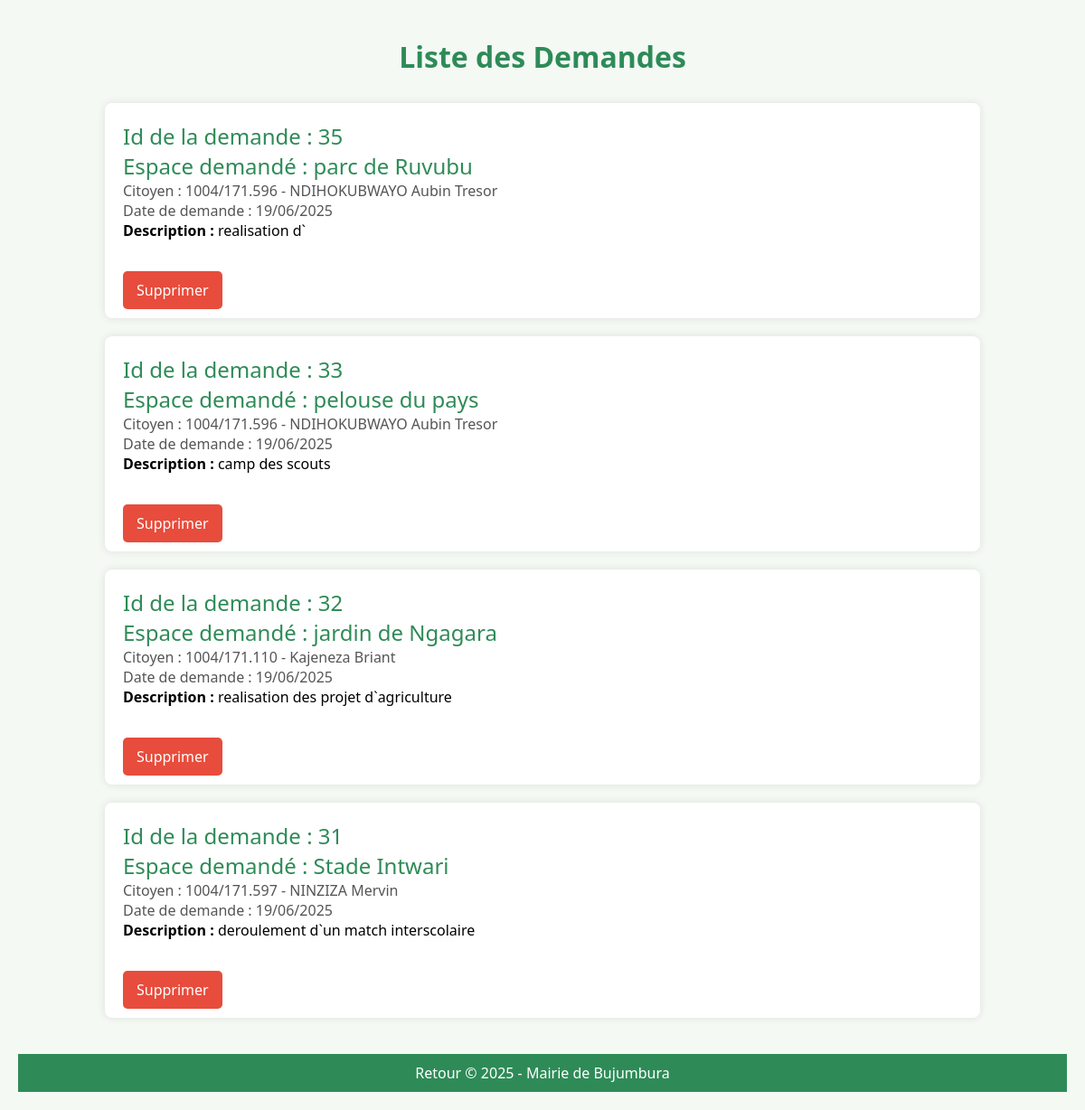
Page /AffichDem.php on the committed database.
### tables this page shows
CREATE TABLE IF NOT EXISTS `demande_utilisation` (
  `Id_Demande` int NOT NULL AUTO_INCREMENT,
  `Date_Demande` timestamp NULL DEFAULT CURRENT_TIMESTAMP,
  `Id_Espace` int DEFAULT NULL,
  `Matricul` varchar(20) DEFAULT NULL,
  `Description` varchar(100) DEFAULT NULL,
  PRIMARY KEY (`Id_Demande`),
  KEY `Id_Espace` (`Id_Espace`),
  KEY `Matricul` (`Matricul`)
);

CREATE TABLE IF NOT EXISTS `espaces_verts` (
  `Id_Espace` int NOT NULL AUTO_INCREMENT,
  `Nom` varchar(100) DEFAULT NULL,
  `Localisation` varchar(150) DEFAULT NULL,
  `Superficie` decimal(10,2) DEFAULT NULL,
  `Type_espace` varchar(50) NOT NULL,
  `disponibilite` varchar(255) NOT NULL,
  `description` varchar(255) NOT NULL,
  PRIMARY KEY (`Id_Espace`)
);

CREATE TABLE IF NOT EXISTS `citoyen` (
  `Matricul` varchar(20) NOT NULL,
  `Nom` varchar(50) DEFAULT NULL,
  `Prenom` varchar(50) DEFAULT NULL,
  `Email` varchar(100) DEFAULT NULL,
  `Telephone` varchar(20) DEFAULT NULL,
  `Adresse` varchar(100) DEFAULT NULL,
  `MotDePasse` varchar(255) DEFAULT NULL,
  `DateNaissance` date DEFAULT NULL,
  PRIMARY KEY (`Matricul`)
);

### AffichDem.php (the view, shortened to what this page needs)
<?php
$bdd = new PDO('mysql:host=localhost;dbname=gestion_espaces_verts', 'root', '');
?>
<!DOCTYPE html>
<html lang="en">
<head>
</head>
<body>
<h1>Liste des Demandes </h1>
<?php
$AffichageEspaces = $bdd->query('
    SELECT demande_utilisation.Id_Demande, espaces_verts.Nom AS EspaceNom,
           demande_utilisation.Matricul, demande_utilisation.Date_Demande,
           demande_utilisation.Description, citoyen.Nom AS CitoyenNom,
           citoyen.Prenom AS CitoyenPrenom
    FROM demande_utilisation
    INNER JOIN espaces_verts ON espaces_verts.Id_Espace = demande_utilisation.Id_Espace
    INNER JOIN citoyen ON citoyen.Matricul = demande_utilisation.Matricul
    ORDER BY Id_Demande DESC
');
while ($affichageData = $AffichageEspaces->fetch()) {
?>
<div class="card">
    <div class="event-title">Id de la demande : <?php echo $affichageData["Id_Demande"]; ?></div>
    <div class="event-title">Espace demandé : <?php echo $affichageData["EspaceNom"]; ?></div>
    <div class="event-date">Citoyen : <?php echo $affichageData["Matricul"] . " - " . $affichageData["CitoyenNom"] . " " . $affichageData["CitoyenPrenom"]; ?></div>
    <div class="event-date">Date de demande : <?php echo date('d/m/Y', strtotime($affichageData["Date_Demande"])); ?></div>
    <div><strong>Description :</strong> <?php echo $affichageData["Description"]; ?></div><br><br>
    <a class="delete-button" href="AffichDem.php?FUTA=<?php echo $affichageData["Id_Demande"]; ?>">Supprimer</a>
</div>
<?php
}
?>
<footer>
    <a href="chef_Service.php">Retour</a>
    &copy; 2025 - Mairie de Bujumbura
</footer>
</body>
</html>

### AffichDem.php (style rules this page uses)
body { font-family: 'Segoe UI', sans-serif; background-color: #f4f9f4; margin: 0; padding: 20px; }
h1 { text-align: center; color: #2e8b57; margin-bottom: 30px; }
.card { background-color: white; border-radius: 8px; box-shadow: 0 0 10px rgba(0, 0, 0, 0.1); margin: 20px auto; padding: 20px; width: 80%; }
.event-title { font-size: 1.5em; color: #2e8b57; }
.event-date { font-size: 1em; color: #555; }
footer { text-align: center; background-color: #2e8b57; color: white; padding: 10px; margin-top: 40px; }
a { color: white; text-decoration: none; }
.delete-button { background-color: #e74c3c; color: white; border: none; padding: 10px 15px; border-radius: 5px; text-decoration: none; transition: background 0.3s; }

### rows in the picture
demande_utilisation: Id_Demande "35", espaces_verts.Nom "parc de Ruvubu", Matricul "1004/171.596", citoyen.Nom "NDIHOKUBWAYO", citoyen.Prenom "Aubin Tresor", Date_Demande "19/06/2025", Description "realisation d`"
demande_utilisation: Id_Demande "33", espaces_verts.Nom "pelouse du pays", Matricul "1004/171.596", citoyen.Nom "NDIHOKUBWAYO", citoyen.Prenom "Aubin Tresor", Date_Demande "19/06/2025", Description "camp des scouts"
demande_utilisation: Id_Demande "32", espaces_verts.Nom "jardin de Ngagara", Matricul "1004/171.110", citoyen.Nom "Kajeneza", citoyen.Prenom "Briant", Date_Demande "19/06/2025", Description "realisation des projet d`agriculture"
demande_utilisation: Id_Demande "31", espaces_verts.Nom "Stade Intwari", Matricul "1004/171.597", citoyen.Nom "NINZIZA", citoyen.Prenom "Mervin", Date_Demande "19/06/2025", Description "deroulement d`un match interscolaire"
